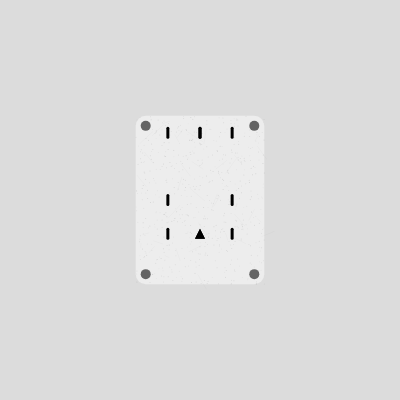
Frame 1 (no input)
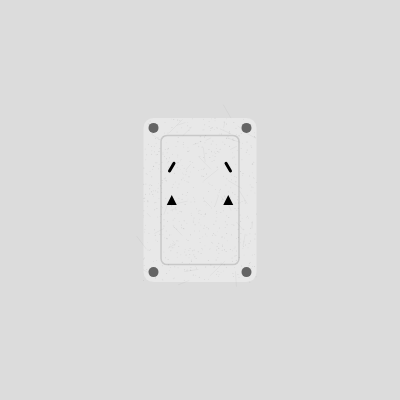
Frame 2 (the mouse pressed at the canvas centre, redrawn once)

The p5.js sketch that drew these frames (run headless with seeded random() and noise() and a simulated clock; the mouse was pressed at the canvas centre and the sketch redrawn once):

// p5.js sketch
// ── sketch.js
function setup() {
  createCanvas(400, 400);
  noLoop();
}

function mouseClicked() {
  generateOutlet();
}

function draw() {
  background(220);
  generateOutlet();
}

function generateOutlet() {
  background(220);
  noStroke();
  
  // Random faceplate style
  let faceplateX = width / 2;
  let faceplateY = height / 2;
  let faceplateW = random(100, 140);
  let faceplateH = random(160, 200);
  let isCircularPlate = random() < 0.3;
  
  fill(240 + random(-10, 10)); // off-white randomness
  rectMode(CENTER);
  if (isCircularPlate) {
    ellipse(faceplateX, faceplateY, faceplateW, faceplateW);
  } else {
    rect(faceplateX, faceplateY, faceplateW, faceplateH, 10);
  }

  // 50% chance to draw an inner frame
  let hasInnerFrame = random() < 0.5;
  if (hasInnerFrame) {
    stroke(200);
    strokeWeight(1.5);
    noFill();
    if (!isCircularPlate) {
      let inset = 35;
      rect(faceplateX, faceplateY, faceplateW - inset, faceplateH - inset, 6);
    }
    noStroke();
  }

  // Add grain and scratch textures to the faceplate
  addGrainTexture(faceplateX, faceplateY, faceplateW, isCircularPlate ? faceplateW : faceplateH);
  addScratchTexture(faceplateX, faceplateY, faceplateW, isCircularPlate ? faceplateW : faceplateH);
  
  // Draw screws
  fill(100);
  if (isCircularPlate) {
    let r = faceplateW / 2 * 0.85;
    for (let angle of [PI/4, 3*PI/4, 5*PI/4, 7*PI/4]) {
      let sx = faceplateX + cos(angle) * r;
      let sy = faceplateY + sin(angle) * r;
      ellipse(sx, sy, 7, 7);
    }
  } else {
    let offsets = [
      [-faceplateW/2 + 10, -faceplateH/2 + 10],
      [ faceplateW/2 - 10, -faceplateH/2 + 10],
      [-faceplateW/2 + 10,  faceplateH/2 - 10],
      [ faceplateW/2 - 10,  faceplateH/2 - 10],
    ];
    for (let offset of offsets) {
      let [dx, dy] = offset;
      ellipse(faceplateX + dx, faceplateY + dy, 10, 10);
    }
  }
  
  // Setup grid and hole positions
  let rows;
  let cols;
  let gridSpacingX;
  let gridSpacingY;
  
  let holePositions = [];
  let placedAtLeastOne = false;
  
  if (isCircularPlate) {
    rows = int(random(3, 5));
    cols = 3;
    gridSpacingX = faceplateW / (cols + 1);
    gridSpacingY = faceplateW / (rows + 1);

    for (let c = 0; c < cols / 2; c++) {
      for (let r = 0; r < rows; r++) {
        const posKey = [c, r];
        if ((c === 0 && r === 0) || (c === 0 && r === rows - 1)) continue;
        let shouldPlace = random() < 0.35;
        if (!placedAtLeastOne && c === 1 && r === int(rows / 2)) {
          shouldPlace = true;
        }
        if (shouldPlace) {
          let holeType = random(["circle", "slit", "triangle", "rectangle"]);
          holePositions.push({c, r, holeType, rotationAngle: 0});
          placedAtLeastOne = true;
        }
      }
    }
  } else {
    rows = int(random(4, 6)); // 4 to 6 rows
    cols = int(random(3, 5)); // 3 or 4 columns
    gridSpacingX = faceplateW / (cols + 1);
    gridSpacingY = faceplateH / (rows + 1);

    for (let c = 0; c < Math.ceil(cols/2); c++) {
      for (let r = 0; r < rows; r++) {
        if (hasInnerFrame && (r === 0 || r === rows - 1)) continue;
        let shouldPlace = random() < 0.25;
        if (!placedAtLeastOne && c === Math.floor(cols/4) && r === Math.floor(rows/2)) {
          shouldPlace = true;
        }
        if (shouldPlace) {
          let holeType = random(["circle", "slit", "triangle", "rectangle"]);
          let rotationAngle = 0;
          if (c !== 1 && random() < 0.4) {
            let angleBase = random() < 0.5 ? 45 : 30;
            let direction = random([-1, 1]); // cleaner than int(random(-1,1))
            rotationAngle = direction * angleBase;
          }
          holePositions.push({c, r, holeType, rotationAngle});
          placedAtLeastOne = true;
        }
      }
    }
  }
  
  // Draw holes with symmetry and controlled rotation
  fill(0);
  for (let pos of holePositions) {
    let {c, r, holeType, rotationAngle} = pos;
    
    if (isCircularPlate) {
      let gridX = faceplateX + (c - 1) * gridSpacingX;
      let gridY = faceplateY + (r - 1.5) * gridSpacingY;
      let mirrorGridX = faceplateX - (c - 1) * gridSpacingX;
      drawHole(gridX, gridY, holeType, rotationAngle);
      drawHole(mirrorGridX, gridY, holeType, -rotationAngle);
    } else {
      let gridX = faceplateX + (c - 1) * gridSpacingX;
      let gridY = faceplateY + (r - 2) * gridSpacingY;
      let mirrorGridX = faceplateX - (c - 1) * gridSpacingX;
      drawHole(gridX, gridY, holeType, rotationAngle);
      drawHole(mirrorGridX, gridY, holeType, -rotationAngle);
    }
  }
}

function drawHole(x, y, type, rotationAngle) {
  push();
  translate(x, y);
  rotate(radians(rotationAngle));
  switch (type) {
    case "circle":
      ellipse(0, 0, 10, 10);
      break;
    case "slit":
      rectMode(CENTER);
      rect(0, 0, 3, 12, 2);
      break;
    case "triangle":
      triangle(-5, 5, 5, 5, 0, -5);
      break;
    case "rectangle":
      rectMode(CENTER);
      rect(0, 0, 6, 10);
      break;
  }
  pop();
}

function drawAccessory(x, y, type) {
  push();
  translate(x, y);
  if (type === "light") {
    fill(255, 0, 0);
    ellipse(0, 0, 8, 8);
  } else if (type === "switch") {
    fill(0);
    rectMode(CENTER);
    rect(0, 0, 12, 6, 2);
    fill(255);
    rect(0, 0, 8, 3, 1);
  }
  pop();
}

// Overlay: subtle grain and scratch textures for realism
function addGrainTexture(x, y, w, h) {
  push();
  noStroke();
  for (let i = 0; i < 600; i++) {
    let gx = random(x - w/2, x + w/2);
    let gy = random(y - h/2, y + h/2);
    fill(0, 0, 0, random(10, 30)); // low opacity dark dots
    ellipse(gx, gy, 1, 1);
  }
  pop();
}

function addScratchTexture(x, y, w, h) {
  push();
  stroke(0, random(10, 20)); // semi-transparent thin scratches
  strokeWeight(0.5);
  for (let i = 0; i < 40; i++) {
    let x1 = random(x - w/2, x + w/2);
    let y1 = random(y - h/2, y + h/2);
    let x2 = x1 + random(-15, 15);
    let y2 = y1 + random(-15, 15);
    line(x1, y1, x2, y2);
  }
  pop();
}
